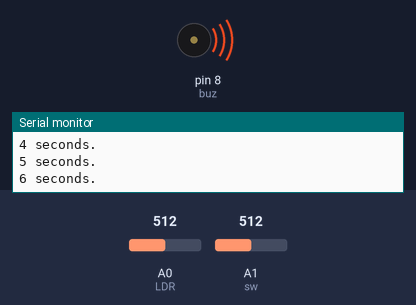
A sketch run on a simulated Arduino Uno, built with avr-gcc and run on an emulated ATmega328P. Shown: buzzer (waves = sounding), the last lines printed to the serial monitor. Inputs (shaded band) come from the test bench; at power-on: A1 (sw) = 512, A0 (LDR) = 512.

Above: at 6.9 s.
7.0 s: A1 (sw) set to 503
At 7.9 s:
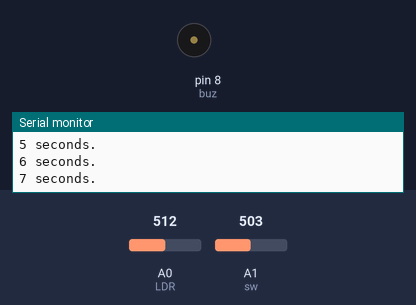
Timing chart, 0 to 10.0 s (numbered marks = the images above; inputs shaded):
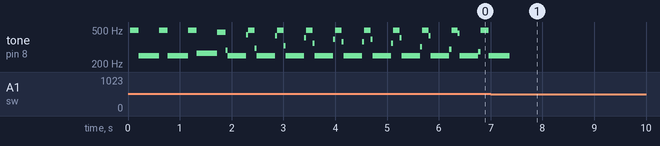

Measured:
- the behaviour switches between 512 and 511 on A1 (sw) (found by bisection; images 0 and 1)

The sketch:

LDR_sw_control_buz.ino
```cpp
#include <Timer.h>

Timer t;
const int LDR = 0, sw = 1, buz = 8;
int music;
char i;

void setup() {
  pinMode(LDR, INPUT);
  pinMode(sw, INPUT);
  pinMode(buz, OUTPUT);
  Serial.begin(9600);

  t.every(1000, timer);
  music = t.every(1, play);
  t.after(5000, stop);
}

void loop() {
  t.update();
}

void timer(){
  Serial.print(millis() / 1000);
  Serial.println(" seconds.");
}

void play(){
  for(i = 0; i < 80; i++){
    digitalWrite(buz, HIGH);
    delay(1);
    digitalWrite(buz, LOW);
    delay(1);
  }
  for(i = 0; i < 100; i++){
    digitalWrite(buz, HIGH);
    delay(2);
    digitalWrite(buz, LOW);
    delay(2);
  }
}

void stop(){
  t.every(200, sensor);
}

void sensor(){
  int sw_v, ldr_v;
  sw_v = analogRead(sw);
  ldr_v = analogRead(LDR);
  // Serial.println(sw_v);
  // Serial.println(ldr_v);

  if(sw_v < 512){
    t.stop(music);
  }
  if(ldr_v < 512 && sw_v > 512){
    music = t.every(1, play);
  }
}
```
